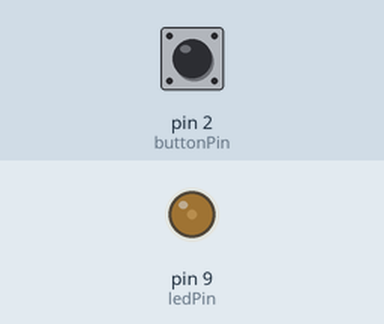
Recording of a sketch running on a simulated Arduino Uno, built with avr-gcc and run on an emulated ATmega328P. Shown: output pins drawn as LEDs (lit = HIGH). The test bench sets the inputs (shaded band); at power-on: pin 2 (buttonPin) HIGH.

Above: at 1.2 s.
1.3 s: pin 2 (buttonPin) pulled LOW for 0.15 s
At 2.6 s:
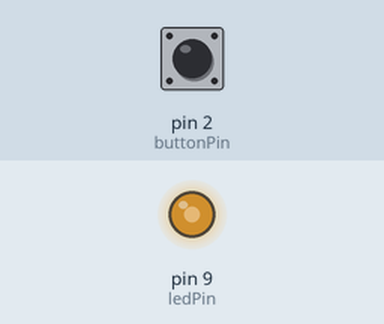
3.0 s: pin 2 (buttonPin) pulled LOW for 1 s
At 3.9 s:
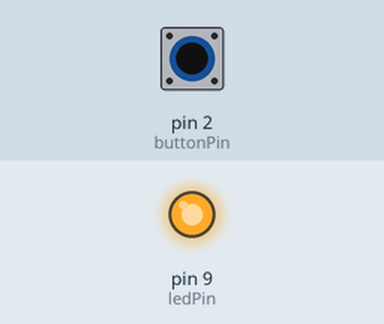
5.5 s: pin 2 (buttonPin) pulled LOW for 3.2 s
At 7.0 s:
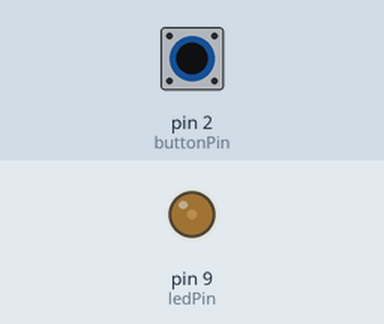
Timing chart, 0 to 8.5 s (numbered marks = the images above; inputs shaded):
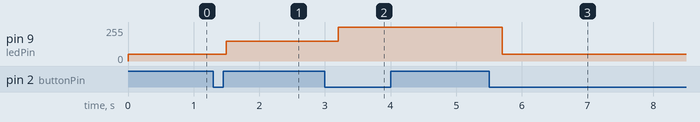

The sketch:

PWM_LED_FSM.ino
```cpp
// === Pin definitions ===
const int ledPin = 9;           // PWM output pin for the LED
const int buttonPin = 2;        // Digital input pin for the button

// === FSM and button state tracking ===
int state = 0;                  // FSM state: 0 = Low, 1 = Medium, 2 = High
int lastButtonState = HIGH;     // Stores the previous button state

void setup() {
  pinMode(ledPin, OUTPUT);             // Set LED pin as output
  pinMode(buttonPin, INPUT_PULLUP);    // Enable internal pull-up for the button
}

void loop() {
  int buttonState = digitalRead(buttonPin);  // Read current button state

  // Detect new button press (transition from HIGH to LOW)
  if (buttonState == LOW && lastButtonState == HIGH) {
    state = (state + 1) % 3;  // Cycle through 3 states: 0 → 1 → 2 → 0
    delay(200);               // Simple debounce delay
  }

  // Adjust LED brightness based on FSM state
  switch (state) {
    case 0:
      analogWrite(ledPin, 50);   // Low brightness
      break;
    case 1:
      analogWrite(ledPin, 150);  // Medium brightness
      break;
    case 2:
      analogWrite(ledPin, 255);  // High brightness
      break;


  }

  lastButtonState = buttonState;  // Update button state for next loop

}
```

Measured:
- after the input at 1.3 s, pin 9 (ledPin): 50/255 → 150/255 after 0.20 s
- after the input at 3.0 s, pin 9 (ledPin): 150/255 → 255/255 after 0.20 s
- after the input at 5.5 s, pin 9 (ledPin): 255/255 → 50/255 after 0.20 s
